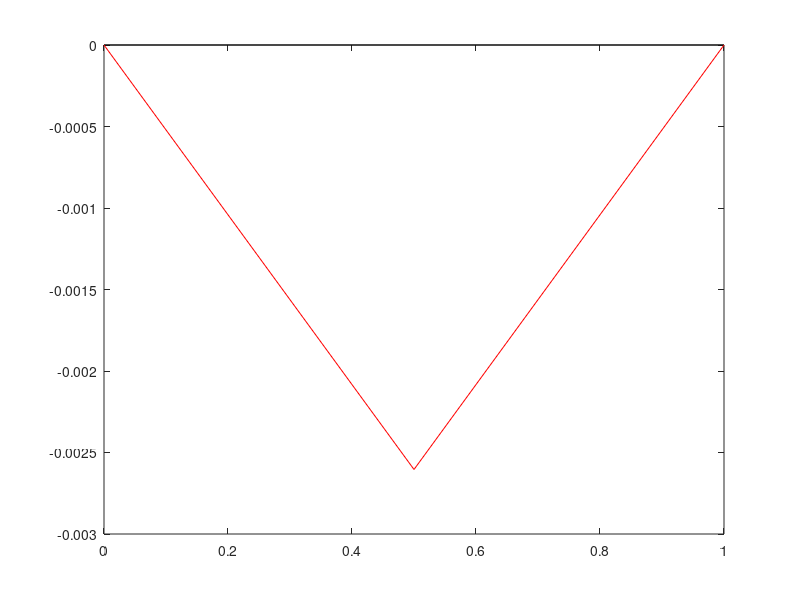

The MATLAB source for this figure: (Note: this script raises an error after producing the figure.)
%clear all; close all;

% Setting parameters for solid
E = 200e9;          % Youngs Mod
t=0.1;              % Thickness of beam
w=0.2;              % Width of beam
A = t*w;            % Area of beam
k = 5/6;            % Timoshenko shear coefficient
Gg = 79.3e9;        % Shear modulus of steel
I = t^3*w/12;       % Moment of inertia
Le = 1;             % Length of bar
P=0;               % Force on end of beam
rho = -1;

theta_bc = 0;
u_bc = 0;
mbc = 0;            %/(E*I)?
sbc = P;

% Setting parameters for FEM
nel = 2;               % number elements
dof = nel*2+1;         % number of nodes/matrix size
x = linspace(0,Le,dof); % nodal x-points
MCA = [1:dof-2; 2:dof-1; 3:dof]';
y0 = zeros(1,3);
el_l = Le/nel;
eps_inv = 1/.000000001;       % k*Gg*A*el_l^2/(E*I)

hh = waitbar(0,'Building Stiffness and Mass Matrices. Please Wait...');

GP = [-1/sqrt(3)  1/sqrt(3)]; % 2 point***********
W = [1  1];    % 2 point ************
% GP = [-.7745966692 0 .7745966692]; % 3 point
% W = [.5555555556 .8888888889 .5555555556];    % 3 point
% GP = [-.8611363116 -.3399810436 .8611363116 .3399810436]; % 4 point
% W = [.3478548451 .6521451549 .3478548451 .6521451549];    % 4 point

K = zeros(dof);
L = zeros(dof);
M = zeros(dof);

F = zeros(dof,1);
G = zeros(dof,1);
elx = zeros(nel,3);

set(gcf, 'Visible', 'off')                  % make plotting invisible
figure(1)
for el = 1:nel % Loop through each element
    
    elx(el,1) = x(1,el*2-1);        % nodal coord array x1 point
    elx(el,2) = x(1,el*2);      % nodal coord array x2 point
    elx(el,3) = x(1,el*2+1);      % nodal coord array x2 point
    
    plot (elx(el,1:3), y0,'Color','k') % plot undeformed mesh
    hold on                                     
    
    %el_l = elx(el,2)-elx(el,1);                             % element length

    K_e = zeros(3);
    L_e = zeros(3);
    M_e = zeros(3);
    
    F_e = zeros(3,1);
    G_e = zeros(3,1);
    for i=1:max(size(GP))

            psi = GP(i);
            
             % Parent element shape func matrix
            N = [.5*(psi-1)*psi -(psi-1)*(1+psi) .5*(psi+1)*psi];
            detJ = el_l/2;         % Jacobian inverse
            invdetJ = detJ^-1;
             %%%%%%%%%%%%%%%%%%%%%%%%%%%
             % Parent element grad shape func matrix
            B = [psi-.5 -2*psi .5+psi]*invdetJ;
             %%%%%%%%%%%%%%%%%%%%%%%%%%%
            
            K_e = K_e + W(i)*(B'*B)*detJ;
            L_e = L_e + W(i)*(N'*B)*detJ;
            M_e = M_e + W(i)*(N'*N)*detJ;
            F_e = F_e + W(i)*N'*rho*detJ;
            
    end
        % Implementing Neumann BCs into force vectors
        if el == nel
            psi = 1;
            % Parent element shape func matrix
            N = [.5*(psi-1)*psi -(psi-1)*(1+psi) .5*(psi+1)*psi];
            F_e = F_e + N'*sbc;
            G_e = G_e + N'*mbc;
        end
    
    K(MCA(el*2-1,1:3),MCA(el*2-1,1:3)) = K(MCA(el*2-1,1:3),MCA(el*2-1,1:3)) + K_e;
    L(MCA(el*2-1,1:3),MCA(el*2-1,1:3)) = L(MCA(el*2-1,1:3),MCA(el*2-1,1:3)) + L_e;
    M(MCA(el*2-1,1:3),MCA(el*2-1,1:3)) = M(MCA(el*2-1,1:3),MCA(el*2-1,1:3)) + M_e;
    
    F(MCA(el*2-1,1:3),1) = F(MCA(el*2-1,1:3),1) + F_e;
    G(MCA(el*2-1,1:3),1) = G(MCA(el*2-1,1:3),1) + G_e;
    waitbar(el/nel);
end
K11 = K + eps_inv*M;
K12 = -eps_inv*L;
K22 =  eps_inv*K;
K_f = [K11 , K12 ; K12' , K22];

F(1) = 0;
F(dof) = 0;

f_f = [G ; F];

K_f(1,:) = 0;
K_f(:,1) = 0;
K_f(1,1) = 1;

K_f(dof+1,:) = 0;
K_f(:,dof+1) = 0;
K_f(dof+1,dof+1) = 1;

K_f(dof,:) = 0;
K_f(:,dof) = 0;
K_f(dof,dof) = 1;

K_f(dof+dof,:) = 0;
K_f(:,dof+dof) = 0;
K_f(dof+dof,dof+dof) = 1;
% K_f(1,dof+1) = 1;
% K_f(dof+1,1) = 1;

f_f = f_f - K_f(:,1)*theta_bc - K_f(:,dof+1)*u_bc;

d = K_f\f_f;
format long
min(d(dof:dof+dof))
close(hh);

hold on
for el = 1:nel
    plot (elx(el,1:3), d(dof+el*2-1:dof+el*2+1),'Color','r') % plot undeformed mesh
    hold on    
end
set(gcf, 'Visible', 'on')
% Create xlabel
xlabel({'x (m)'},'FontWeight','demi','FontSize',14);
% Create ylabel
ylabel({'y (m)'},'FontWeight','demi'...
    ,'FontSize',14);
print('exact', '-dpng', '-r600');
%legend('\epsilon = 0.1', '\epsilon = 0.01', '\epsilon = 0.001')